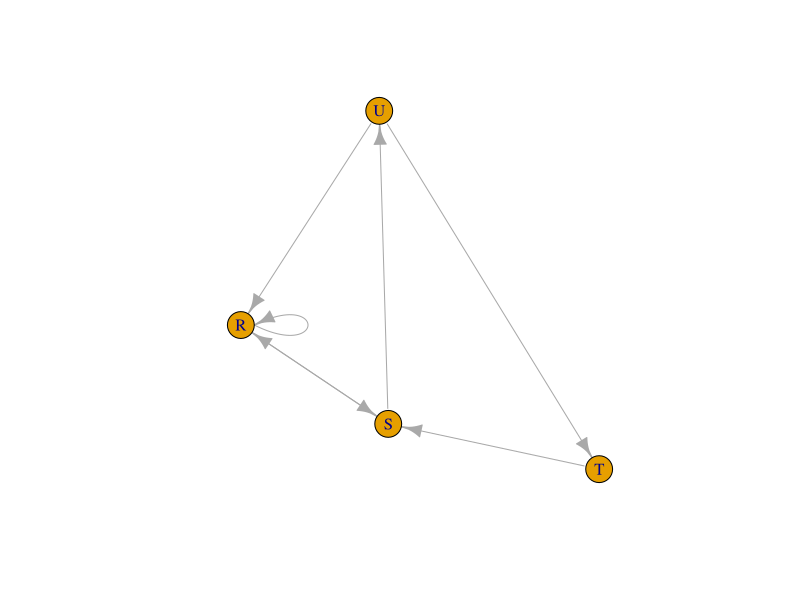
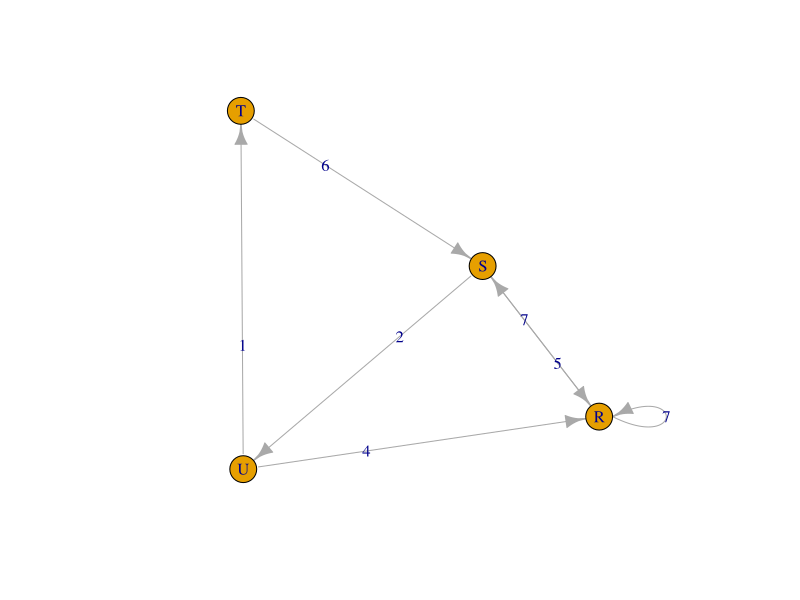
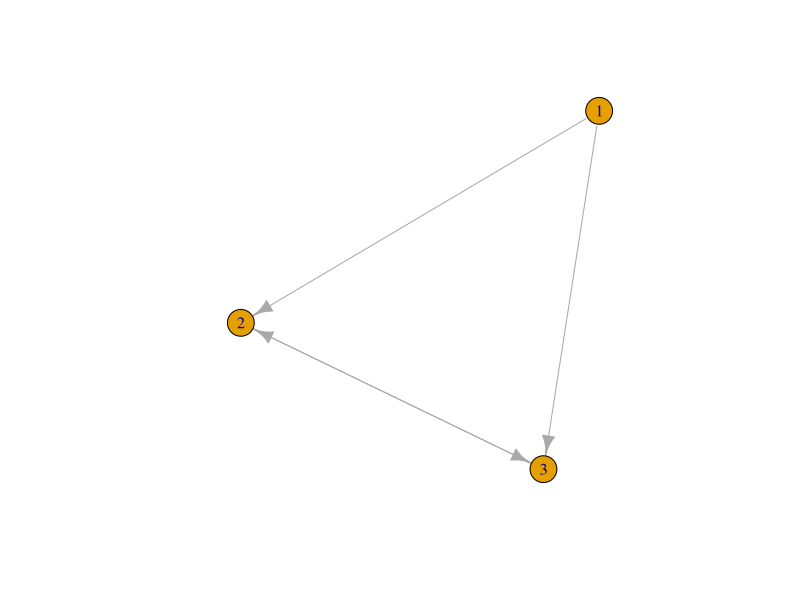

These figures' R source, in order:

# Practical 4

# For a given network find the following: 
# (i) Length of the shortest path from a given node to another node; 

library(igraph)
matt <- as.matrix(read.table(text=
                               "node R S T U
                                     R 7 5 0 0
                                     S 7 0 0 2
                                     T 0 6 0 0
                                     U 4 0 1 0", header=T))
nms <- matt[,1 ]
matt <- matt[, -1]

colnames(matt) <- rownames(matt) <- nms
matt[is.na(matt)] <- 0

g <- graph.adjacency(matt,weighted=TRUE)
plot(g)

s.paths <- shortest.paths(g, algorithm = "dijkstra")
print(s.paths)

shortest.paths(g, v="R", to="S")
plot(g, edge.label=E(g)$weight)

# (ii) the density of the graph;

dg <- graph.formula(1-+2, 1-+3, 2++3)
plot(dg)

graph.density(dg, loops=TRUE)
# Without considering loops
graph.density(simplify(dg), loops=FALSE)
